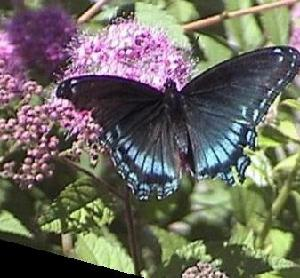
#> input picture ARTIN_Lab-2/animals10classes/butterfly/image_0005.jpg, 300 x 278 px
$ jupyter execute --allow-errors 3-ARTIN_svm_with_caltech101_sv.ipynb   (older library calls are emulated)
#> lines starting #> are read from the running program, lines starting #| are printed output that depends on the picture
# 02 - Kernel methods and SVMs
** Ecole Centrale Nantes **

** Diana Mateus **

PARTICIPANTS: **(Fill in your names)**


[cell 1]
import os
import numpy as np
import matplotlib.pyplot as plt
import skimage
from skimage import io
import random


from skimage.color import rgb2gray
from skimage.transform import resize

from sklearn.svm import SVC
from sklearn.utils import shuffle

# 1. Image classification on Caltech 101

**a)** Download images from
http://www.vision.caltech.edu/feifeili/Datasets.htm
and run the code bellow to check the files and store the name of the classes in the list ```labelNamesAll```

(Just run)

[cell 2]
## VERIFY LOCATION AND STORE LABEL NAMES

#IMDIR = '101_ObjectCategories/'
IMDIR = 'animals10classes/'


labelNamesAll = []

for root, dirnames, filenames in os.walk(IMDIR):
    labelNamesAll.append(dirnames)
    # [5 lines of commented-out code are left out]

labelNamesAll = labelNamesAll[0]

#The list of all labels/directories is
print(labelNamesAll)

**b. Build a reduced dataset for accelerating process.** To do so:
- Consider only up to $K$ randomly drawn categories (start with a binary case)
- Read only up to $N$ images for each class
- Resize the images to $(imWidth*imHeight)$

The dataset should consist of a
- Input matrix $\mathbf{X}$ of size $(K\cdot N)\times (imWidth\cdot imHeight)$ with one image in every row of the matrix.
- Output vector $\mathbf{y}$ of size $(K\cdot N)\times 1$ with the label index of each input point in $\bf X$.
- the reduced list of the label names of size $K$ to map between the indices and the names.

**Note than different classes may have different number of images so that the actual number of $\bf X$ and $\bf y$ is less than $K*N$**

(Run and try to understand the structure of the data)

[cell 3]
#build DATASET from K categories and (up to) N images from category
K = 2
N = 40
imWidth = 100
imHeight = 100

#selection of label indices
X = np.zeros([K*N,imHeight*imWidth]) #data matrix, one image per row
#Y = np.zeros([K*N,1]) #label indices
Y = -np.ones([K*N,1]) #label indices
labelNames = []

#random.seed(a=42)


globalCount = 0
for i in range(K):
    while True:
        lab = random.randint(0,len(labelNamesAll)-1)
        if lab not in labelNames:
            break
    #folders are named after the class label
    filedir = os.path.join(IMDIR,labelNamesAll[lab])
    print(filedir)

    #save the name of the class
    labelNames.append(labelNamesAll[lab])

    classCount = 0
    for filename in os.listdir(filedir):
        f = os.path.join(filedir, filename)
        if f.endswith(('.jpg')) and (classCount < N):
            #image = skimage.io.imread(f, as_grey=True) #Try this line instead of the one below if there is an error
            image = skimage.io.imread(f, as_gray=True)
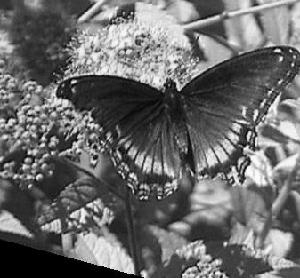
#> image: shape (278, 300) float64; min 0, max 0.999, mean 0.42
            image = skimage.transform.resize(image, [imHeight,imWidth],mode='constant')#,anti_aliasing=True)
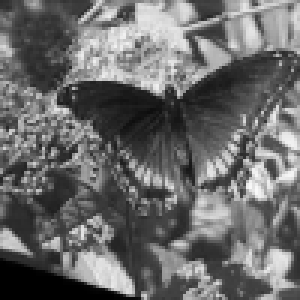
#> image: shape (100, 100) float64 (shown 3 times larger); min 0, max 0.98, mean 0.419
            X[globalCount,:] = image.flatten()
            Y[globalCount,:] = i
            globalCount += 1
            classCount += 1

#Remove the unused entries of X and Y
print(globalCount)
X = X[:globalCount,:]
Y = Y[:globalCount,:]

#Check the stored classes
print(labelNames)
#| ['butterfly', 'butterfly']
print(X.shape)
#| (4, 10000)
print(Y.T)

**c**. Split the dataset into train (80% of samples) and test (20% samples).
(Run and try to understand the structure of the data)

[cell 4]
# Split in Train and test set with 80% - 20% rule

Ntrain = np.rint(.8*Y.shape[0]).astype(int)
#> Ntrain = 3
Ntest = Y.shape[0]-Ntrain
#> Ntest = 1
print('Training with', Ntrain , 'training samples and ', Ntest, 'testing samples.')
#| Training with 3 training samples and  1 testing samples.

# Randomize the order of X and Y
X, Y = shuffle(X, Y, random_state=0)


# Split the data and labels into training/testing sets
X_train = X[0:Ntrain,:]
Y_train = Y[0:Ntrain,:]

X_test = X[Ntrain:,:]
Y_test = Y[Ntrain:,:]

print(X_train.shape)
#| (3, 10000)
print(X_test.shape)
#| (1, 10000)
print(Y_train.T)
print(Y_test.T)

**d) Training and testing a SVM
- Create an SVC model using the sklearn module,
- train it on the train set,
- and test it on the test set**.

(Fill in the code and answer the questions)

**Question** SVMs are intrinsically binary classifiers, can you train the SVC for K>2? How is that achieved?

**ANSWER**: Fill your answer here

@@@@@@
livre Kobo p.18 chap 3 (multiclass classif)
One versus all/the rest method, the goal is to train n binary classifier, one for each n (10 classes --> 10 binary classifiers)
One versus one method, the goal is to train a binary classifier for every pair of digits (ex : 0s-1s , 0s-2s, 1s-2s) N classes --> train Nx(N-1)/2 classifiers
@@@@@@

[cell 5]
# Create, train and test an svm model using the sklearn SVC


# FILL YOUR CODE HERE

clf = SVC(C=1.0, kernel='linear')

clf.fit(X_train, Y_train.ravel())

Y_pred=clf.predict(X_test)

print("True classes",Y_test.T)
print("Predictions",Y_pred)
errors = np.sum((Y_test.ravel()!=Y_pred))
print('There were ', errors, 'errors')

**e) Fill in the functions bellow to computing different evaluation measures and give a performance report**
Look at the formulas and definitions in https://en.wikipedia.org/wiki/Evaluation_measures_(information_retrieval)

Start by computing the confusion matrix, and the values TP, TN, FP, FN, for a binary case. When considering multiple clases ($K>2$) treat one class at a time as the postive class, and the remaining classes as negative. You may want to indicate the positive class as a parameter to the indicator function.

**Question:** There are two ways of resuming the scores for a multiple class problem $K>2$, namely, the macroaverage and the microaverage. Implement and EXPLAIN them below.

**Hint** Add a numerical zero eps to the denominators to prevent dividing by zero

**ANSWER** Write your answer in the report

#> (a cell that did not finish here is left out)

**e)** Measure the performance of the SVC model for multiple classes $K>2$

First collect the measures when considering each class as positive, then, compute macro and microaverage

Compare your results to those of sklearn metrics.

#> (a cell that did not finish here is left out)

**f) Show the test images as well as the the predictions (Y_pred) vs the ground truth (Y_gt) labels for the best model**
(Just run for each analysed model)

[cell 8]
# Show some results
width=20
height=15
plt.rcParams['figure.figsize'] = [width, height]
fig=plt.figure()
imCounter = 1
for i in range(len(Y_test)):
    image=np.reshape(X_test[i,:], (imHeight,imWidth))

    plt.subplot(5,7,imCounter)
    plt.imshow(image,cmap='gray')
    plt.axis('off')
    gtLabel = labelNames[Y_test.ravel()[i].astype(int)]
    predLabel = labelNames[Y_pred.ravel()[i].astype(int)]
    plt.title('GT: {}. \n Pred: {}'.format(gtLabel, predLabel))

    imCounter += 1
plt.show()
